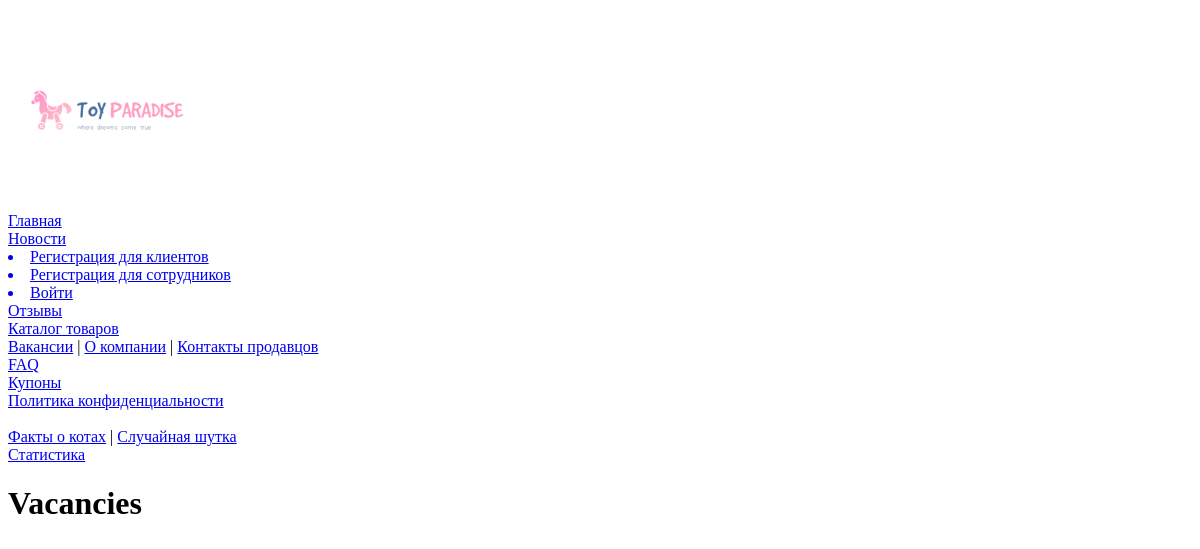
Page /vacancies/ on the earlier database version.
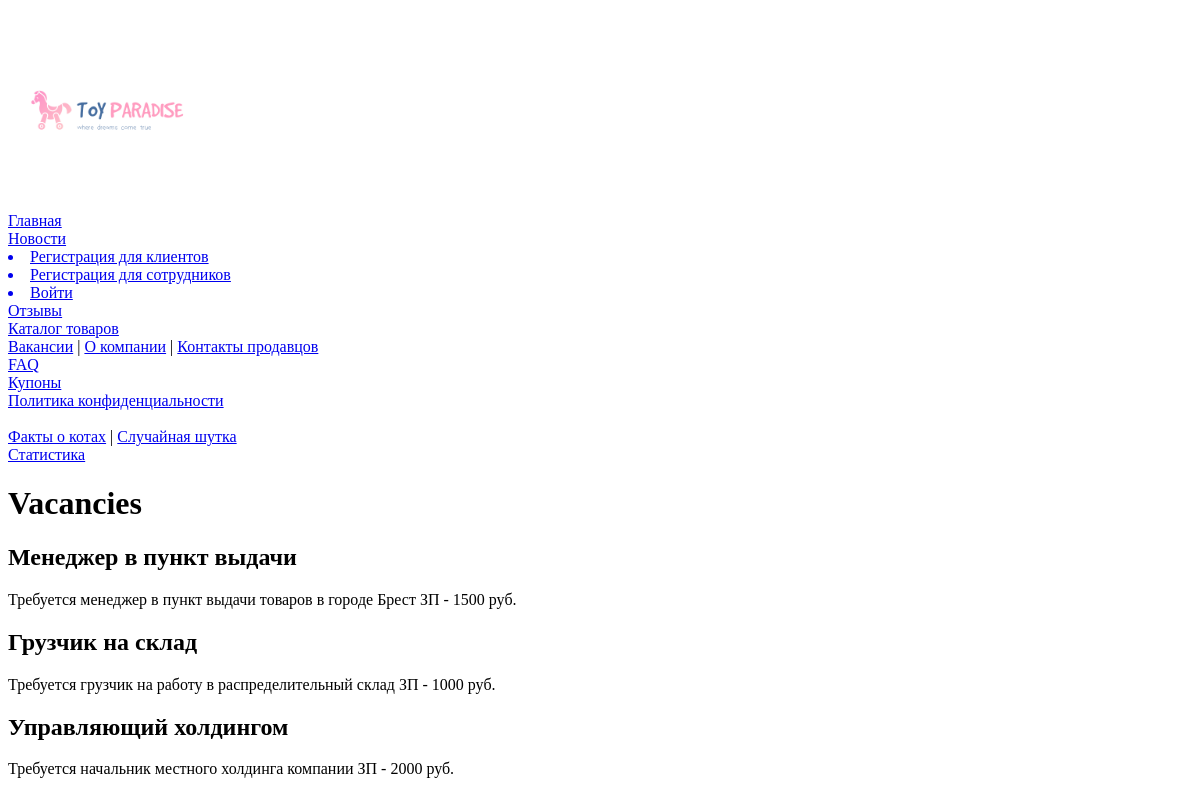
Same page on the later database version.
### toyFactory/models.py (models this page shows, shortened)
class Vacancy(models.Model):
    title = models.CharField(max_length=100)
    description = models.TextField()

### toyFactory/views.py (the view)
# urls.py: path('vacancies/', views.vacancies, name='vacancies'),
def vacancies(request):
    all_vacancies = Vacancy.objects.all()
    logging.info(f'vacancies titles: {[vacancy.title for vacancy in all_vacancies]}')
    return render(request, 'vacancies.html', {'all_vacancies': all_vacancies})

### toyFactory/templates/vacancies.html (shortened to what this page needs)
{% extends "base.html" %}
{% block header %}Vacancies{% endblock header %}
{% block content %}
    {% for vacancy_item in all_vacancies %}
        <div>
            <h2>{{ vacancy_item.title }}</h2>
            <p>{{ vacancy_item.description }}</p>
        </div>
    {% endfor %}
{% endblock content %}

Differences in the rows shown:
added Vacancy: title "Менеджер в пункт выдачи", description "Требуется менеджер в пункт выдачи товаров в городе Брест ЗП - 1500 руб."
added Vacancy: title "Грузчик на склад", description "Требуется грузчик на работу в распределительный склад ЗП - 1000 руб."
added Vacancy: title "Управляющий холдингом", description "Требуется начальник местного холдинга компании ЗП - 2000 руб."
